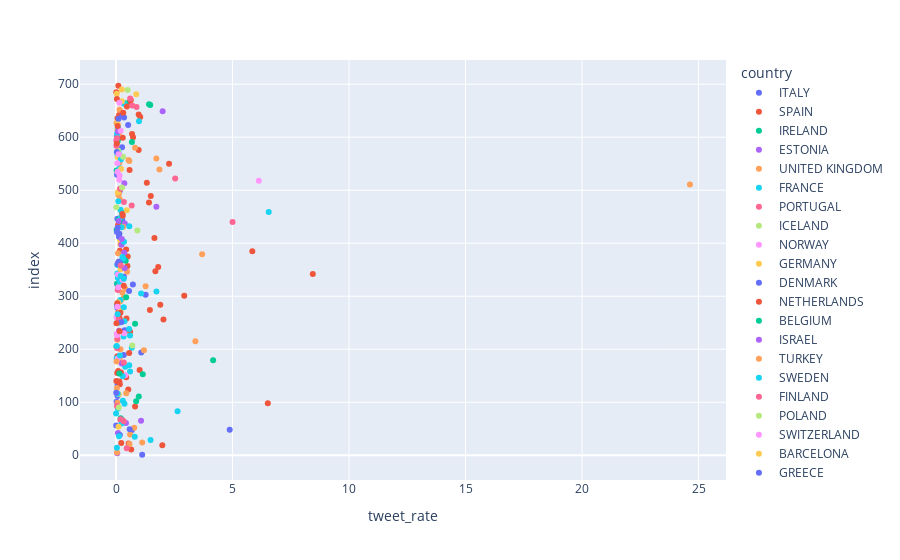

Notebook code for this chart:
### Code cell
px.scatter(startups, x="tweet_rate", color= "country")

### Figure 1 — Plotly figure (JSON) as saved in the notebook; plotly's stock layout.template omitted (floating-point values rounded to 4 significant figures)
{"data": [{"hovertemplate": "country=ITALY<br>tweet_rate=%{x}<br>index=%{y}<extra></extra>", "legendgroup": "ITALY", "marker": {"color": "#636efa", "symbol": "circle"}, "mode": "markers", "name": "ITALY", "orientation": "h", "showlegend": true, "type": "scatter", "x": [null, 1.122, 0.6745, null, null, null, 0.0224, 0.06506, null, null, null, 0.06624, null, null, null, null, 1.083, null, null, 0.3735, null, 0.06222, 0.06094, null, null, null, 1.27, 0.7231, 0.04409, 0.1104, null, 0.2591, null, 0.2666, 0.05722, null, null, null, 0.1629, null, 0.04323, null, null, null, 0.1088, 0.2573, 0.03713, null, null, 0.3437, null, null, null, null, null, null], "xaxis": "x", "y": [0, 1, 47, 78, 81, 100, 101, 112, 119, 121, 126, 133, 157, 163, 166, 186, 194, 208, 209, 236, 264, 278, 281, 282, 294, 296, 303, 322, 323, 334, 336, 368, 409, 444, 446, 476, 481, 495, 499, 527, 529, 530, 544, 547, 569, 581, 602, 605, 626, 637, 656, 659, 678, 683, 693, 699], "yaxis": "y"}, {"hovertemplate": "country=SPAIN<br>tweet_rate=%{x}<br>index=%{y}<extra></extra>", "legendgroup": "SPAIN", "marker": {"color": "#EF553B", "symbol": "circle"}, "mode": "markers", "name": "SPAIN", "orientation": "h", "showlegend": true, "type": "scatter", "x": [null, null, 0.6507, null, 0.5406, 0.2226, null, null, null, null, 0.2684, 0.1926, null, null, null, 0.8164, null, null, null, 0.5249, 0.1618, null, 0.01393, 0.4351, 0.04959, 1.012, null, 0.09309, 0.05303, null, null, 0.6032, null, 2.035, 0.4478, null, 0.1014, 1.453, 1.898, 0.1402, null, 2.927, 0.08602, null, null, null, 8.444, 1.688, 1.809, null, 0.4886, null, 0.3086, 0.5015, null, 5.849, 0.1631, 0.4324, null, 1.649, null, null, null, null, 1.414, null, 1.491, null, 0.1689, null, null, null, null, null, 2.277, null, 0.9708, 0.7291, 0.6863, null, null, null, 0.06223, 1.038, 0.1303, 0.9707, null, 0.2552, 0.5896, 0.6328, null, null, 0.01166, null, null, 0.09836, null], "xaxis": "x", "y": [2, 7, 11, 16, 22, 23, 33, 45, 50, 63, 66, 67, 69, 72, 76, 92, 106, 109, 123, 124, 134, 138, 140, 147, 155, 161, 162, 178, 187, 191, 216, 233, 244, 256, 258, 268, 270, 274, 284, 290, 300, 301, 315, 318, 321, 326, 342, 347, 355, 356, 357, 363, 373, 375, 378, 385, 386, 388, 389, 410, 434, 453, 454, 474, 477, 482, 489, 497, 502, 504, 506, 512, 534, 545, 550, 567, 576, 600, 606, 609, 610, 622, 636, 638, 642, 643, 644, 645, 667, 670, 671, 677, 685, 687, 692, 697, 698], "yaxis": "y"}, {"hovertemplate": "country=IRELAND<br>tweet_rate=%{x}<br>index=%{y}<extra></extra>", "legendgroup": "IRELAND", "marker": {"color": "#00cc96", "symbol": "circle"}, "mode": "markers", "name": "IRELAND", "orientation": "h", "showlegend": true, "type": "scatter", "x": [null, null, null, null, 0.8632, 0.9759, null, 1.147, null, 4.166, 0.01548, 0.817, null, null, null, 0.05152, 0.2324, null, null, 0.4122, null, 0.02552, 0.1871, 0.1064, null, 0.2571, null, null, null, 0.02435, 0.6816, null, 0.06931, 0.06818, 1.416, 0.4016], "xaxis": "x", "y": [3, 15, 85, 89, 102, 111, 144, 153, 176, 179, 205, 248, 271, 302, 308, 324, 332, 349, 352, 367, 380, 425, 439, 445, 450, 458, 470, 475, 532, 537, 591, 592, 593, 595, 662, 664], "yaxis": "y"}, {"hovertemplate": "country=ESTONIA<br>tweet_rate=%{x}<br>index=%{y}<extra></extra>", "legendgroup": "ESTONIA", "marker": {"color": "#ab63fa", "symbol": "circle"}, "mode": "markers", "name": "ESTONIA", "orientation": "h", "showlegend": true, "type": "scatter", "x": [0.0499, 0.08021, 0.4263, 1.073, null, 0.07143, null, 0.3489, null, 0.3764, null, 0.3559], "xaxis": "x", "y": [4, 42, 61, 65, 164, 265, 372, 382, 433, 437, 501, 513], "yaxis": "y"}, {"hovertemplate": "country=UNITED KINGDOM<br>tweet_rate=%{x}<br>index=%{y}<extra></extra>", "legendgroup": "UNITED KINGDOM", "marker": {"color": "#FFA15A", "symbol": "circle"}, "mode": "markers", "name": "UNITED KINGDOM", "orientation": "h", "showlegend": true, "type": "scatter", "x": [0.04128, 0.5781, 1.122, 0.6013, 0.7788, null, null, 0.06294, 0.4376, 0.03922, 0.1638, 1.197, 0.1892, null, null, 3.406, 0.05051, null, null, null, 0.1911, 0.3289, 0.273, 0.4004, 1.269, null, null, 0.4745, null, 0.08159, 3.695, 0.08316, null, 0.1929, 0.1179, null, 0.3039, null, null, null, 0.1579, null, 0.09723, 0.1236, null, 24.63, 1.863, 0.1454, 0.5704, 0.5344, 1.729, null, 0.8167, null, 0.1337, 0.06029, 0.02217, null, 0.1478, null], "xaxis": "x", "y": [5, 21, 24, 39, 52, 75, 87, 99, 117, 127, 185, 198, 200, 211, 214, 215, 218, 219, 225, 240, 291, 297, 307, 314, 319, 329, 345, 346, 348, 362, 379, 381, 387, 398, 416, 417, 431, 441, 448, 461, 483, 485, 491, 494, 508, 511, 539, 552, 555, 557, 560, 578, 580, 583, 608, 614, 627, 639, 652, 654], "yaxis": "y"}, {"hovertemplate": "country=FRANCE<br>tweet_rate=%{x}<br>index=%{y}<extra></extra>", "legendgroup": "FRANCE", "marker": {"color": "#19d3f3", "symbol": "circle"}, "mode": "markers", "name": "FRANCE", "orientation": "h", "showlegend": true, "type": "scatter", "x": [null, null, 0.03644, null, 0.8038, null, null, 0, 2.641, 0.08066, 0.3619, 0.2931, null, null, null, 0.6014, 0.3921, null, 0.5664, 0.02622, 0.6751, null, null, 0.323, null, null, 0.3616, 0.1865, 1.077, 1.733, 0.145, 0.07636, 0.05556, 0.0579, null, 0.315, 0.2754, null, null, 0.569, 0.2112, null, 6.553, 0.1887, null, null, null, null, 0.1421, null, null, 0.06614, null, 0.1063, null, null, null, 0.04532, 0.08108, 0.9832, 0.3397, null], "xaxis": "x", "y": [6, 9, 14, 34, 35, 53, 73, 79, 83, 88, 97, 103, 110, 129, 146, 158, 167, 169, 170, 183, 203, 217, 222, 224, 243, 246, 253, 293, 305, 309, 328, 335, 343, 359, 366, 371, 374, 377, 384, 432, 449, 457, 459, 463, 464, 488, 507, 525, 542, 548, 565, 566, 571, 574, 582, 589, 603, 607, 619, 630, 663, 669], "yaxis": "y"}, {"hovertemplate": "country=PORTUGAL<br>tweet_rate=%{x}<br>index=%{y}<extra></extra>", "legendgroup": "PORTUGAL", "marker": {"color": "#FF6692", "symbol": "circle"}, "mode": "markers", "name": "PORTUGAL", "orientation": "h", "showlegend": true, "type": "scatter", "x": [null, 0.4583, null, null, null, 0.04803, 0.05782, 0.07256, 0.6711, null, null, null], "xaxis": "x", "y": [8, 13, 43, 57, 71, 202, 220, 312, 471, 493, 586, 666], "yaxis": "y"}, {"hovertemplate": "country=ICELAND<br>tweet_rate=%{x}<br>index=%{y}<extra></extra>", "legendgroup": "ICELAND", "marker": {"color": "#B6E880", "symbol": "circle"}, "mode": "markers", "name": "ICELAND", "orientation": "h", "showlegend": true, "type": "scatter", "x": [null, null, null, null, null, 0.01619, 0.08511, null, null, 0.4973], "xaxis": "x", "y": [10, 41, 114, 130, 142, 468, 575, 648, 688, 689], "yaxis": "y"}, {"hovertemplate": "country=NORWAY<br>tweet_rate=%{x}<br>index=%{y}<extra></extra>", "legendgroup": "NORWAY", "marker": {"color": "#FF97FF", "symbol": "circle"}, "mode": "markers", "name": "NORWAY", "orientation": "h", "showlegend": true, "type": "scatter", "x": [null, null, null, null, null, null, null, 0.4001, null, 0.07353, null, null, null, 0.01935, 0.09408, 0.08163, null, null, null, null, 6.128, null, null, null, null, null], "xaxis": "x", "y": [12, 58, 80, 82, 107, 122, 141, 151, 168, 182, 228, 231, 242, 260, 317, 341, 354, 423, 486, 498, 518, 549, 554, 570, 585, 613], "yaxis": "y"}, {"hovertemplate": "country=GERMANY<br>tweet_rate=%{x}<br>index=%{y}<extra></extra>", "legendgroup": "GERMANY", "marker": {"color": "#FECB52", "symbol": "circle"}, "mode": "markers", "name": "GERMANY", "orientation": "h", "showlegend": true, "type": "scatter", "x": [null, null, null, null, null, null, null, null, null, 0.1194, null, null, null, null, null, null, null, null, null, 0.1911, null, null, 0.0883, null, null, null, 0.1958, null, null, 0.1687, null, null, 0.07722, null, null, null, null, 0.2143, null, 0.07319, null, 0.07214, null, null, null, null, 0.2493, 0.8647, 0.03072, 0.247], "xaxis": "x", "y": [17, 27, 55, 74, 84, 91, 105, 108, 113, 115, 125, 136, 172, 190, 197, 213, 252, 259, 263, 273, 275, 276, 288, 292, 316, 330, 351, 392, 405, 407, 436, 480, 496, 509, 510, 526, 531, 540, 561, 562, 596, 625, 634, 640, 653, 655, 668, 681, 682, 690], "yaxis": "y"}, {"hovertemplate": "country=DENMARK<br>tweet_rate=%{x}<br>index=%{y}<extra></extra>", "legendgroup": "DENMARK", "marker": {"color": "#636efa", "symbol": "circle"}, "mode": "markers", "name": "DENMARK", "orientation": "h", "showlegend": true, "type": "scatter", "x": [null, null, null, 0.1625, null, null, 4.878, 0.586, 0.005607, null, null, null, 0.3308, 0.04685, null, null, 0.5579, 0.336, 0.06396, 0.109, null, null, null, 0.1242, null, 0.1443, 0.03906, null, null, null, null, null, null, null, null, 0.03378, null, null, null, 0.5174, 0.1039, null], "xaxis": "x", "y": [18, 31, 32, 38, 40, 46, 48, 49, 56, 77, 120, 184, 189, 283, 285, 289, 310, 337, 361, 365, 393, 399, 404, 412, 414, 418, 421, 451, 456, 460, 467, 490, 500, 536, 541, 572, 590, 597, 615, 623, 635, 694], "yaxis": "y"}, {"hovertemplate": "country=NETHERLANDS<br>tweet_rate=%{x}<br>index=%{y}<extra></extra>", "legendgroup": "NETHERLANDS", "marker": {"color": "#EF553B", "symbol": "circle"}, "mode": "markers", "name": "NETHERLANDS", "orientation": "h", "showlegend": true, "type": "scatter", "x": [1.986, null, 6.513, null, null, 0.2116, 0.08991, null, null, 0.564, null, null, 0.1613, 0.1238, 0.1874, null, 0.05357, null, 0.3322, null, 0.08892, null, 0.2762, null, null, null, null, 0.2889, null, 0.4667, 0.03676, null], "xaxis": "x", "y": [19, 59, 98, 131, 143, 156, 159, 180, 181, 193, 210, 221, 257, 261, 269, 286, 287, 311, 320, 395, 435, 438, 455, 465, 519, 521, 577, 599, 618, 658, 672, 696], "yaxis": "y"}, {"hovertemplate": "country=BELGIUM<br>tweet_rate=%{x}<br>index=%{y}<extra></extra>", "legendgroup": "BELGIUM", "marker": {"color": "#00cc96", "symbol": "circle"}, "mode": "markers", "name": "BELGIUM", "orientation": "h", "showlegend": true, "type": "scatter", "x": [null, 0.2013, null, 0.08738, 0.434, null, null, null, 1.467], "xaxis": "x", "y": [20, 70, 96, 250, 298, 401, 411, 419, 661], "yaxis": "y"}, {"hovertemplate": "country=ISRAEL<br>tweet_rate=%{x}<br>index=%{y}<extra></extra>", "legendgroup": "ISRAEL", "marker": {"color": "#ab63fa", "symbol": "circle"}, "mode": "markers", "name": "ISRAEL", "orientation": "h", "showlegend": true, "type": "scatter", "x": [null, null, null, null, null, null, null, null, null, 0.2416, 0.125, null, null, null, null, null, null, 0.3669, null, 0.2342, null, null, null, null, 0.1087, 1.731, null, null, null, null, 0.08182, null, null, null, 2, null, null], "xaxis": "x", "y": [25, 30, 62, 86, 95, 104, 132, 145, 171, 173, 235, 237, 239, 272, 325, 340, 344, 353, 370, 397, 406, 422, 426, 427, 442, 469, 473, 487, 515, 601, 611, 617, 633, 647, 649, 650, 674], "yaxis": "y"}, {"hovertemplate": "country=TURKEY<br>tweet_rate=%{x}<br>index=%{y}<extra></extra>", "legendgroup": "TURKEY", "marker": {"color": "#FFA15A", "symbol": "circle"}, "mode": "markers", "name": "TURKEY", "orientation": "h", "showlegend": true, "type": "scatter", "x": [null, null], "xaxis": "x", "y": [26, 299], "yaxis": "y"}, {"hovertemplate": "country=SWEDEN<br>tweet_rate=%{x}<br>index=%{y}<extra></extra>", "legendgroup": "SWEDEN", "marker": {"color": "#19d3f3", "symbol": "circle"}, "mode": "markers", "name": "SWEDEN", "orientation": "h", "showlegend": true, "type": "scatter", "x": [null, 1.481, 0.126, 0.2404, null, 0.07022, null, null, 0.2844, null, 0.1671, null, null, 0.03047, 0.5993, null, 0.5614, null, 0.07102, null, 0.3333, null, null, null, null, 0.3423, 0.2355, null, null, null, null, 0.2051, null, null, null], "xaxis": "x", "y": [28, 29, 36, 60, 94, 116, 128, 135, 149, 150, 188, 192, 199, 206, 226, 232, 238, 254, 266, 277, 279, 383, 394, 400, 402, 403, 430, 472, 516, 543, 553, 558, 680, 684, 695], "yaxis": "y"}, {"hovertemplate": "country=FINLAND<br>tweet_rate=%{x}<br>index=%{y}<extra></extra>", "legendgroup": "FINLAND", "marker": {"color": "#FF6692", "symbol": "circle"}, "mode": "markers", "name": "FINLAND", "orientation": "h", "showlegend": true, "type": "scatter", "x": [null, 0.3293, 0.1993, 0.03908, null, null, null, 0.3342, null, 0.1138, null, null, 0.2011, null, null, 5, null, 0.3381, null, null, 0.1769, null, 2.538, null, null, 0.01381, 0.01275, 0.8799, 0.6959, 0.6064], "xaxis": "x", "y": [37, 64, 68, 93, 148, 152, 165, 175, 223, 255, 306, 350, 358, 364, 396, 440, 447, 478, 484, 492, 503, 517, 522, 524, 546, 584, 594, 657, 660, 673], "yaxis": "y"}, {"hovertemplate": "country=POLAND<br>tweet_rate=%{x}<br>index=%{y}<extra></extra>", "legendgroup": "POLAND", "marker": {"color": "#B6E880", "symbol": "circle"}, "mode": "markers", "name": "POLAND", "orientation": "h", "showlegend": true, "type": "scatter", "x": [null, 0.1198, 0.6953, 0.9152, null, 0.2612, null, 0.3016, null], "xaxis": "x", "y": [44, 90, 207, 424, 443, 505, 523, 563, 691], "yaxis": "y"}, {"hovertemplate": "country=SWITZERLAND<br>tweet_rate=%{x}<br>index=%{y}<extra></extra>", "legendgroup": "SWITZERLAND", "marker": {"color": "#FF97FF", "symbol": "circle"}, "mode": "markers", "name": "SWITZERLAND", "orientation": "h", "showlegend": true, "type": "scatter", "x": [null, null, null, 0.04681, 0.03045, 0.3431, null, 0.05977, null, 0.2799, null, null, null, null, null, 0.1352, null, 0.06283, 0.05405, null, 0.1136, null, 0.1977, 0.1433, null, null], "xaxis": "x", "y": [51, 137, 160, 227, 229, 230, 245, 280, 304, 331, 339, 376, 390, 415, 466, 520, 533, 535, 551, 564, 568, 587, 612, 665, 675, 679], "yaxis": "y"}, {"hovertemplate": "country=BARCELONA<br>tweet_rate=%{x}<br>index=%{y}<extra></extra>", "legendgroup": "BARCELONA", "marker": {"color": "#FECB52", "symbol": "circle"}, "mode": "markers", "name": "BARCELONA", "orientation": "h", "showlegend": true, "type": "scatter", "x": [0.1057, null], "xaxis": "x", "y": [54, 360], "yaxis": "y"}, {"hovertemplate": "country=GREECE<br>tweet_rate=%{x}<br>index=%{y}<extra></extra>", "legendgroup": "GREECE", "marker": {"color": "#636efa", "symbol": "circle"}, "mode": "markers", "name": "GREECE", "orientation": "h", "showlegend": true, "type": "scatter", "x": [0.008627, null, 0.2246, 0.07119, null, 0.2755], "xaxis": "x", "y": [118, 196, 251, 429, 573, 641], "yaxis": "y"}, {"hovertemplate": "country=AUSTRIA<br>tweet_rate=%{x}<br>index=%{y}<extra></extra>", "legendgroup": "AUSTRIA", "marker": {"color": "#EF553B", "symbol": "circle"}, "mode": "markers", "name": "AUSTRIA", "orientation": "h", "showlegend": true, "type": "scatter", "x": [0.142, 0.1508, null, 0.01777, null, null, 0.2875, 1.321, 0.5808, null, null, 0.03385, 0.06866, null, null, 0.3071], "xaxis": "x", "y": [139, 234, 241, 249, 262, 267, 452, 514, 538, 556, 559, 588, 621, 624, 631, 646], "yaxis": "y"}, {"hovertemplate": "country=MALTA<br>tweet_rate=%{x}<br>index=%{y}<extra></extra>", "legendgroup": "MALTA", "marker": {"color": "#00cc96", "symbol": "circle"}, "mode": "markers", "name": "MALTA", "orientation": "h", "showlegend": true, "type": "scatter", "x": [0.1432], "xaxis": "x", "y": [154], "yaxis": "y"}, {"hovertemplate": "country=HUNGARY<br>tweet_rate=%{x}<br>index=%{y}<extra></extra>", "legendgroup": "HUNGARY", "marker": {"color": "#ab63fa", "symbol": "circle"}, "mode": "markers", "name": "HUNGARY", "orientation": "h", "showlegend": true, "type": "scatter", "x": [null, null, null, null, 0.2469, null, null, null, null, null, null, null], "xaxis": "x", "y": [174, 201, 204, 295, 408, 420, 428, 616, 620, 628, 632, 651], "yaxis": "y"}, {"hovertemplate": "country=UKRAINE<br>tweet_rate=%{x}<br>index=%{y}<extra></extra>", "legendgroup": "UKRAINE", "marker": {"color": "#FFA15A", "symbol": "circle"}, "mode": "markers", "name": "UKRAINE", "orientation": "h", "showlegend": true, "type": "scatter", "x": [0.02183, null, null], "xaxis": "x", "y": [177, 579, 686], "yaxis": "y"}, {"hovertemplate": "country=SLOVENIA<br>tweet_rate=%{x}<br>index=%{y}<extra></extra>", "legendgroup": "SLOVENIA", "marker": {"color": "#19d3f3", "symbol": "circle"}, "mode": "markers", "name": "SLOVENIA", "orientation": "h", "showlegend": true, "type": "scatter", "x": [null, null, null, 0.3333, 0.1991, null, null, 0.09512, null], "xaxis": "x", "y": [195, 212, 313, 333, 338, 369, 391, 479, 629], "yaxis": "y"}, {"hovertemplate": "country=SLOVAKIA<br>tweet_rate=%{x}<br>index=%{y}<extra></extra>", "legendgroup": "SLOVAKIA", "marker": {"color": "#FF6692", "symbol": "circle"}, "mode": "markers", "name": "SLOVAKIA", "orientation": "h", "showlegend": true, "type": "scatter", "x": [null, 0.03657], "xaxis": "x", "y": [247, 598], "yaxis": "y"}, {"hovertemplate": "country=CYPRUS<br>tweet_rate=%{x}<br>index=%{y}<extra></extra>", "legendgroup": "CYPRUS", "marker": {"color": "#B6E880", "symbol": "circle"}, "mode": "markers", "name": "CYPRUS", "orientation": "h", "showlegend": true, "type": "scatter", "x": [null], "xaxis": "x", "y": [327], "yaxis": "y"}, {"hovertemplate": "country=UNDEFINED<br>tweet_rate=%{x}<br>index=%{y}<extra></extra>", "legendgroup": "UNDEFINED", "marker": {"color": "#FF97FF", "symbol": "circle"}, "mode": "markers", "name": "UNDEFINED", "orientation": "h", "showlegend": true, "type": "scatter", "x": [null, 0.1501], "xaxis": "x", "y": [413, 528], "yaxis": "y"}, {"hovertemplate": "country=PERUGIA<br>tweet_rate=%{x}<br>index=%{y}<extra></extra>", "legendgroup": "PERUGIA", "marker": {"color": "#FECB52", "symbol": "circle"}, "mode": "markers", "name": "PERUGIA", "orientation": "h", "showlegend": true, "type": "scatter", "x": [0.4633], "xaxis": "x", "y": [462], "yaxis": "y"}, {"hovertemplate": "country=LC<br>tweet_rate=%{x}<br>index=%{y}<extra></extra>", "legendgroup": "LC", "marker": {"color": "#636efa", "symbol": "circle"}, "mode": "markers", "name": "LC", "orientation": "h", "showlegend": true, "type": "scatter", "x": [null], "xaxis": "x", "y": [604], "yaxis": "y"}, {"hovertemplate": "country=LITHUANIA<br>tweet_rate=%{x}<br>index=%{y}<extra></extra>", "legendgroup": "LITHUANIA", "marker": {"color": "#EF553B", "symbol": "circle"}, "mode": "markers", "name": "LITHUANIA", "orientation": "h", "showlegend": true, "type": "scatter", "x": [null], "xaxis": "x", "y": [676], "yaxis": "y"}], "layout": {"legend": {"title": {"text": "country"}, "tracegroupgap": 0}, "margin": {"t": 60}, "xaxis": {"anchor": "y", "domain": [0, 1], "title": {"text": "tweet_rate"}}, "yaxis": {"anchor": "x", "domain": [0, 1], "title": {"text": "index"}}}}
